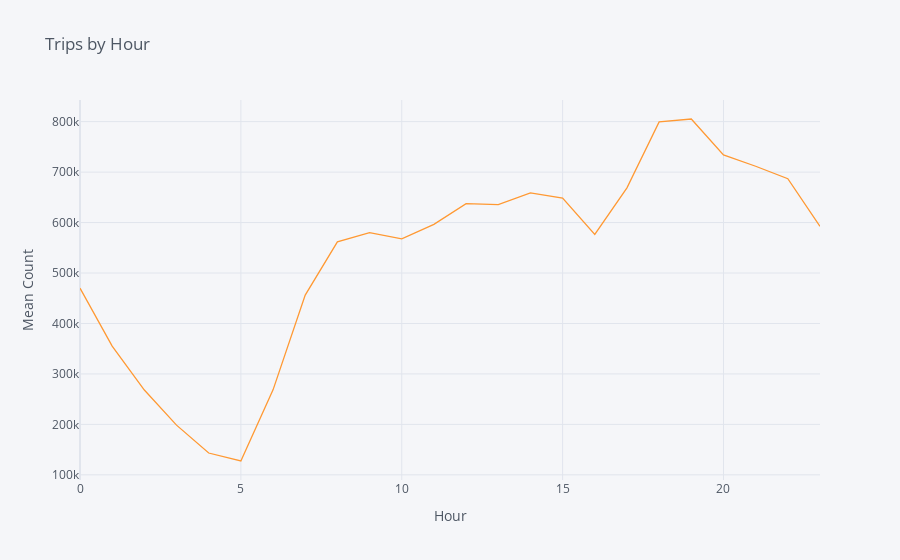

Write notebook code for a chart like this one.
### Markdown cell above
### Trips by Hour

### Code cell
df.groupby('hour')['cnt'].sum().iplot(xTitle='Hour', yTitle='Mean Count', title='Trips by Hour')

### Figure 1 — Plotly figure (JSON) as saved in the notebook; plotly's stock layout.template omitted (floating-point values rounded to 4 significant figures)
{"data": [{"line": {"color": "rgba(255, 153, 51, 1.0)", "dash": "solid", "shape": "linear", "width": 1.3}, "mode": "lines", "name": "cnt", "text": "", "type": "scatter", "x": [0, 1, 2, 3, 4, 5, 6, 7, 8, 9, 10, 11, 12, 13, 14, 15, 16, 17, 18, 19, 20, 21, 22, 23], "y": [469971, 355145, 268133, 198524, 143271, 127437, 268455, 456127, 561802, 580034, 567818, 596504, 637479, 635587, 658887, 648688, 576598, 668790, 799587, 805230, 733952, 711579, 686959, 592429]}], "layout": {"legend": {"bgcolor": "#F5F6F9", "font": {"color": "#4D5663"}}, "paper_bgcolor": "#F5F6F9", "plot_bgcolor": "#F5F6F9", "title": {"font": {"color": "#4D5663"}, "text": "Trips by Hour"}, "xaxis": {"gridcolor": "#E1E5ED", "showgrid": true, "tickfont": {"color": "#4D5663"}, "title": {"font": {"color": "#4D5663"}, "text": "Hour"}, "zerolinecolor": "#E1E5ED"}, "yaxis": {"gridcolor": "#E1E5ED", "showgrid": true, "tickfont": {"color": "#4D5663"}, "title": {"font": {"color": "#4D5663"}, "text": "Mean Count"}, "zerolinecolor": "#E1E5ED"}}}
